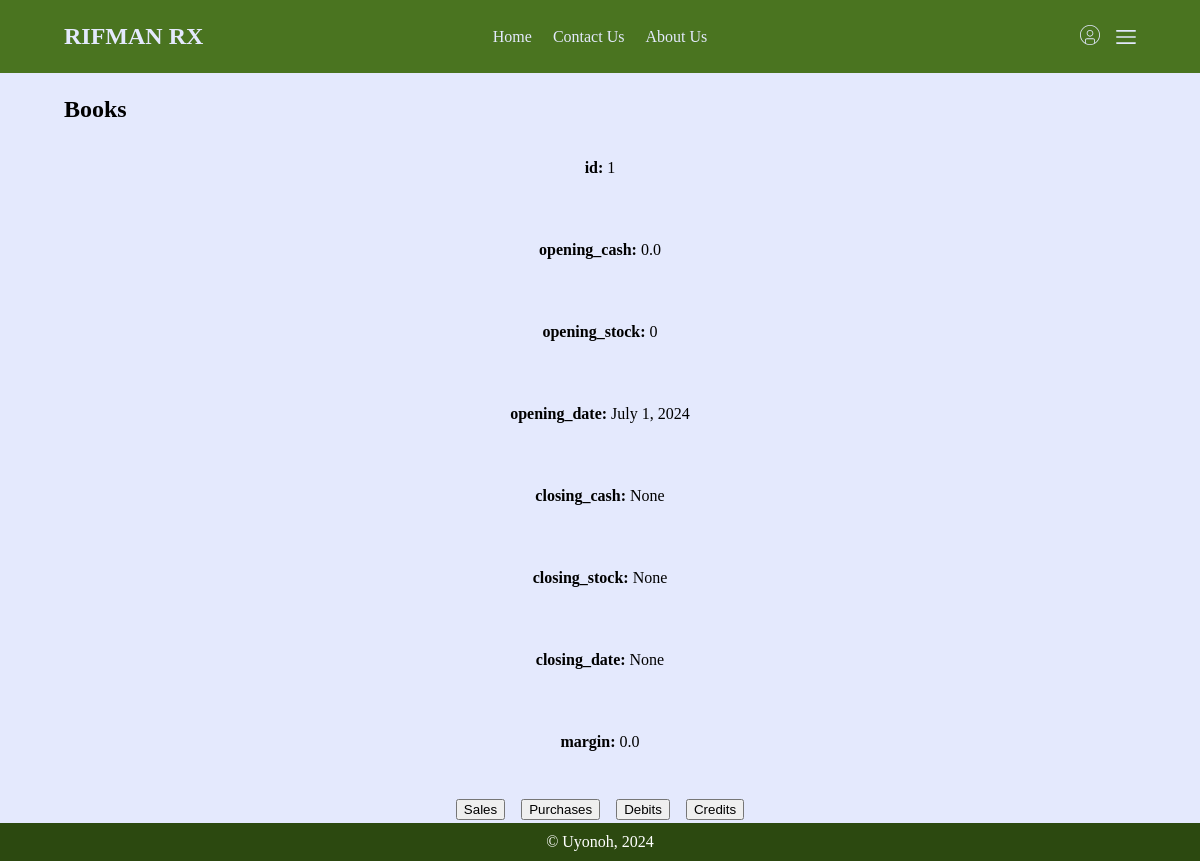
Page /books/1/ on the committed database.
### books/models.py (models this page shows, shortened)
class BusinessMonth(models.Model):
    opening_cash = models.FloatField()
    opening_stock = models.IntegerField()
    opening_date = models.DateField(default=tz.now)
    closing_cash = models.FloatField(null=True)
    closing_stock = models.IntegerField(null=True)
    closing_date = models.DateField(null=True)
    margin = models.FloatField(default=0)

### books/views.py (the view)
# urls.py: path("<int:pk>/", view_month, name="view-month"),
def view_month(request, pk):
    month = BusinessMonth.objects.filter(pk=pk)
    return render(request, "books/view-month.html", {"month": month})

### books/templates/books/view-month.html
{% extends "main/base.html" %}
{% load static %}
{% block content %}
<section class="container">
    <h1>Books</h1>
    <div class="flex-col">
        {% for item, val in month.values.0.items %}
        <p>
            <b>{{item}}: </b>
            {{val}}
        </p>
        {% endfor %}
        <div class="flex-c">
            <a class="no-deco" href="/books/{{month.0.pk}}/sales"><button class="round pointer">Sales</button></a>
            <a class="no-deco" href="/books/{{month.0.pk}}/purchases"><button class="round pointer">Purchases</button></a>
            <a class="no-deco" href="/books/{{month.0.pk}}/debits"><button class="round pointer">Debits</button></a>
            <a class="no-deco" href="/books/{{month.0.pk}}/credits"><button class="round pointer">Credits</button></a>
        </div>
    </div>
</section>
{% endblock %}

### main/static/main/css/styles.css (style rules this page uses)
body { padding: 0; margin: 0; min-height: 100vh; background-color: #e4e9fd; display: flex; flex-direction: column; align-items: normal; justify-content: space-between; }
.container { padding: .2rem 4rem; }
.flex-c { display: flex; align-items: center; justify-content: center; gap: 1rem; }
.flex-col { display: flex; flex-direction: column; align-items: center; justify-content: center; gap: 2rem; }

### rows in the picture
BusinessMonth: 0 "0.0" "July 1, 2024" "0.0"

### other values in the picture
{{ item }} "id" "opening_cash" "opening_stock" "opening_date" "closing_cash" "closing_stock" "closing_date" "margin"
{{ val }} "1" "0" "None" "None" "None"
